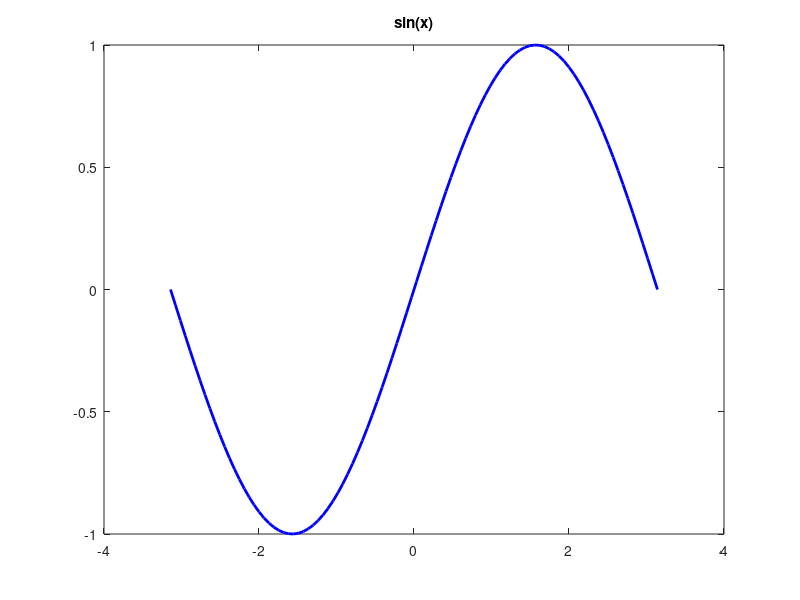
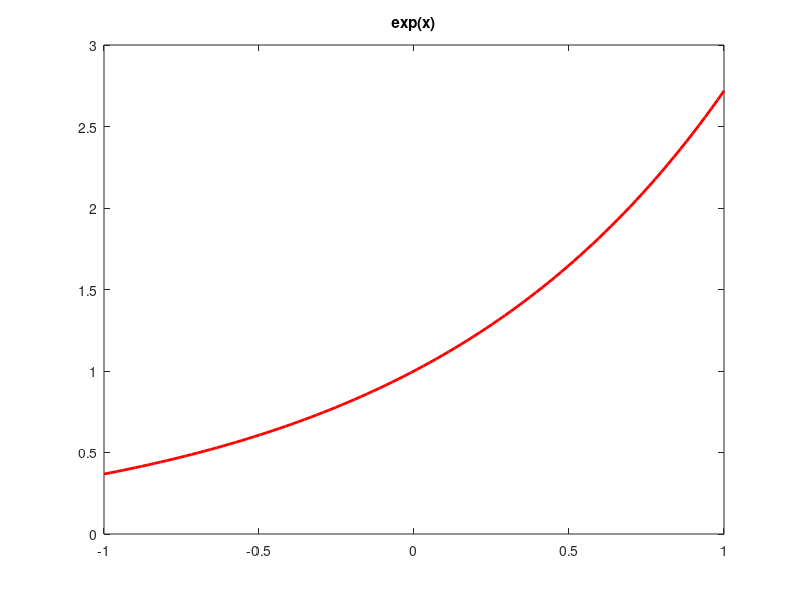
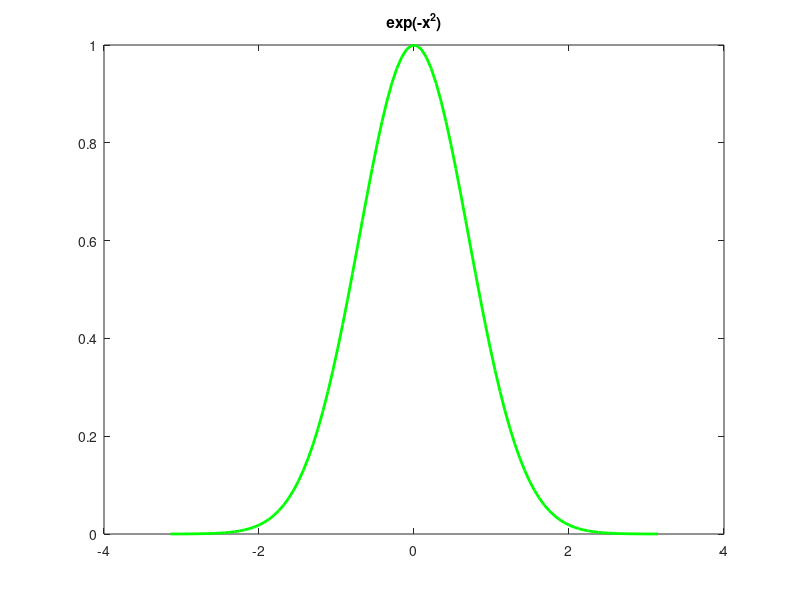
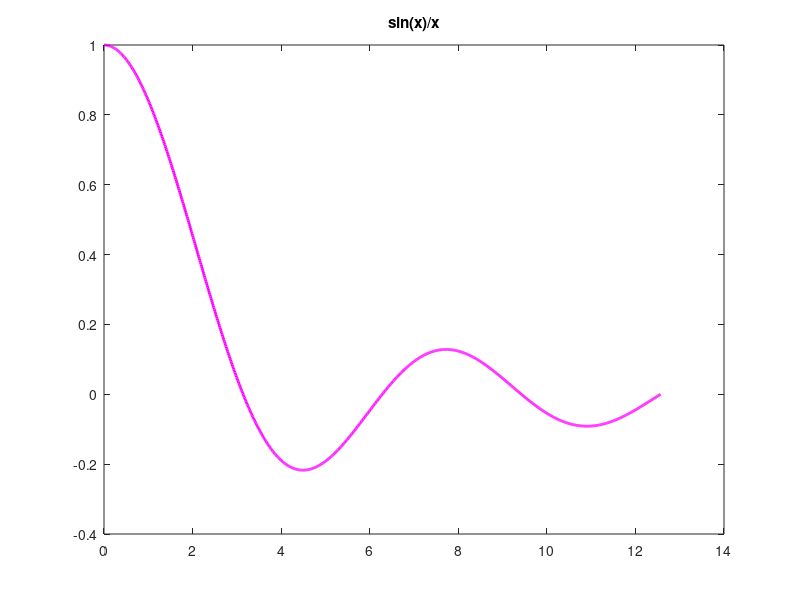

Write the MATLAB code that produced these figures, in order. (Note: this script raises an error after producing the figures.)
clear all
clc
disp('***********************************************')
disp('*****************exercise_0_5*****************')
disp('***********************************************')
x = linspace(-pi,pi);
y = sin(x);
figure
plot(x,y,'b','linewidth',2)
title('sin(x)')

pause
close
%
x = linspace(-1,1);
y = exp(x);
figure
plot(x,y,'r','linewidth',2)
title('exp(x)')

pause
close
%
x = linspace(-pi,pi);
y = exp(-x.^2);
figure
plot(x,y,'g','linewidth',2)
title('exp(-x^2)')

pause
close
%
x = linspace(0.001,4*pi,1000);
y = sin(x)./x;
figure
plot(x,y,'m','linewidth',2)
title('sin(x)/x')

pause
close
%
%
x = linspace(0.001,2,10000);
y = x.*sin(1./x);
figure
plot(x,y,'k','linewidth',2)
title('xsin(1/x)')


disp('**********************************************END OF THE EXERCISE**********************************************')
clear all
close all
clc



disp('*****************exercise_0_6*****************')
disp('***********************************************')
x = linspace(0.1,100,10000);
y = sqrt((100*(1-0.01*x.^2).^2+0.02*x.^2)./((1-x.^2).^2+0.1*x.^2));

figure
plot(x,y,'linewidth',2)
pause

figure
loglog(x,y,'linewidth',2)

disp('**********************************************END OF THE EXERCISE**********************************************')
%%%%%%%%%%%%%%%%%%%%%%%%%%%%%%%%%%%%%%%%%%%%%%%%%%%%%%%%%%%%%%%%%%%%%%%%%%%%%%%%%%%%%%%%%%%%%%%%%%%%%%%%%%%%%%%%%%
%%%%%%%%%%%%%%%%%%%%%%%%%%%%%%%%%%%%%%%%%%%%%%%%%%%%%%%%%%%%%%%%%%%%%%%%%%%%%%%%%%%%%%%%%%%%%%%%%%%%%%%%%%%%%%%%%%

clear all
close all
clc
disp('*****************exercise_0_8*****************')
disp('***********************************************')

x = 1;    %define x
toll = 1.0e-10;   %define the tolerance
[v,i] = taylor_exp(x,toll)     % evaluate Taylor approximation at x
err = abs(v-exp(x))/abs(exp(x))   % compute the relative error




disp('**********************************************END OF THE EXERCISE**********************************************')
pause
%%%%%%%%%%%%%%%%%%%%%%%%%%%%%%%%%%%%%%%%%%%%%%%%%%%%%%%%%%%%%%%%%%%%%%%%%%%%%%%%%%%%%%%%%%%%%%%%%%%%%%%%%%%%%%%%%%
%%%%%%%%%%%%%%%%%%%%%%%%%%%%%%%%%%%%%%%%%%%%%%%%%%%%%%%%%%%%%%%%%%%%%%%%%%%%%%%%%%%%%%%%%%%%%%%%%%%%%%%%%%%%%%%%%%


disp('***********************************************')
disp('*****************exercise_1_2*****************')
disp('***********************************************')
pause
clear all
close all
clc

% only secocond function of ex 2 session:  f2= (e^x-1)/x  when x--> 0

format long e    % use floating point rapresentation with 14 digits
n = 1:16;       % define the vector with the exponents n
x = 10.^(-n);	%define the vector of x approaching 0, infact x=10^(-n)  


% formulation affected by numerical cancellation
f2 = (exp(x)-1)./x; 

% formulation whitout numerical cancellation: use Taylor polynomial -> replace e^x
f2_ex = 0;
for i = 1:16
    f2_ex = f2_ex+x.^(i-1)/factorial(i);		%f2 using Taylor polynomial -> exp(x)=1+x+x^2/(2!)+..+x^i/(i!)+...+x^16/(16!)  
end    
er2 = abs(f2-f2_ex)./abs(f2_ex);         % remark: er2 is a vector, as f2, f2_ex,x
[x' f2' er2']

%plotting
figure
loglog(x,er2,'linewidth',2)		% plot using logarithmic scale for both  axes
% note that the error is increasing as x-->0  

disp('**********************************************END OF THE EXERCISE**********************************************')
pause
%%%%%%%%%%%%%%%%%%%%%%%%%%%%%%%%%%%%%%%%%%%%%%%%%%%%%%%%%%%%%%%%%%%%%%%%%%%%%%%%%%%%%%%%%%%%%%%%%%%%%%%%%%%%%%%%%%
%%%%%%%%%%%%%%%%%%%%%%%%%%%%%%%%%%%%%%%%%%%%%%%%%%%%%%%%%%%%%%%%%%%%%%%%%%%%%%%%%%%%%%%%%%%%%%%%%%%%%%%%%%%%%%%%%%
clear all
close all
clc
disp('***********************************************')
disp('*****************exercise_1_4*****************')
disp('***********************************************')

x = pi/4;
k = 1:50;
h = 2.^(-k);


% formulation affected by numerical cancellation
r = (sin(x+h)-sin(x))./h;
err = abs(cos(x)-r)/abs(cos(x));	%error: exact value of f'->cos(x)
loglog(h,err,'r','linewidth',2)		% plot using logarithmic scale for both  axes
pause
hold on
r2 = 2*sin(h/2).*cos(x+h/2)./h;   % prosthaphaeresis formulas-> alternative form for f'
err2 = abs(cos(x)-r2)/abs(cos(x));
loglog(h,err2,'g','linewidth',2)		% plot using logarithmic scale for both  axes


